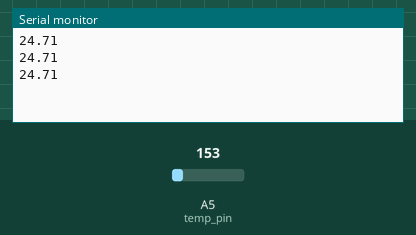
This sketch was run on a simulated Arduino Uno, built with avr-gcc and run on an emulated ATmega328P. On the bench: the last lines printed to the serial monitor. The inputs (shaded band) are chosen by the test bench; at power-on: A5 (temp_pin) = 153.

Above: at 1.3 s.
1.4 s: A5 (temp_pin) set to 165
At 1.9 s:
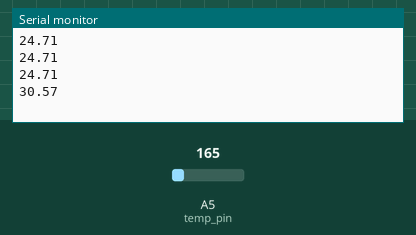
2.9 s: A5 (temp_pin) set to 175
At 3.4 s:
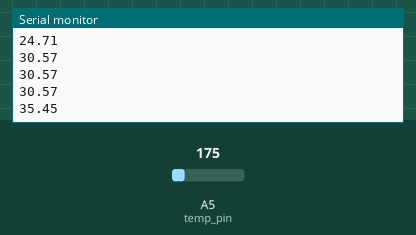
Timing chart, 0 to 5.9 s (numbered marks = the images above; inputs shaded):
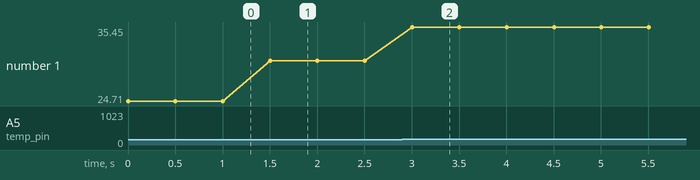

The sketch:

TEMPERATURE_METER_V_2.0.ino
```cpp
// (C) __Your names here: Amin Mahmoudifard, Yasamin Fazelidehkordi, Patrik Samcenko, group: 28 __ (2022)
// Work package 3
// Exercise 3
// Submission code: 0808xx (provided by your TA-s)

// define section - define the pin being used
#define temp_pin A5

const int delay_time = 500;  // delay time
double temp = 0;        // instantiate the variable used for tempeture

// setup function for the program
void setup()
{
  pinMode(temp_pin, INPUT);     // set the pin to input
  Serial.begin(9600);           // instantiate and start the serial
}

void loop()
{
  temp = analogRead(temp_pin);    // read the value from the pin
  temp = (double)temp / 1024;     // find percentage of input reading
  temp = temp * 5000;             // multiply by 5V to get m-voltage
  temp = (temp - 500) /10;        // convert it to C deg
  Serial.print(temp);             // print the value
  Serial.print("\n");
  delay(delay_time);              // wait for 0.5 sec
}
```

Measured:
- after the input at 1.4 s, the serial monitor: prints a new line after 0.10 s (image 1)
- after the input at 2.9 s, the serial monitor: prints a new line after 0.10 s (image 2)
- plotted number 1: 24.71 → 30.57 after the input at 1.4 s, 30.57 → 35.45 after the input at 2.9 s
